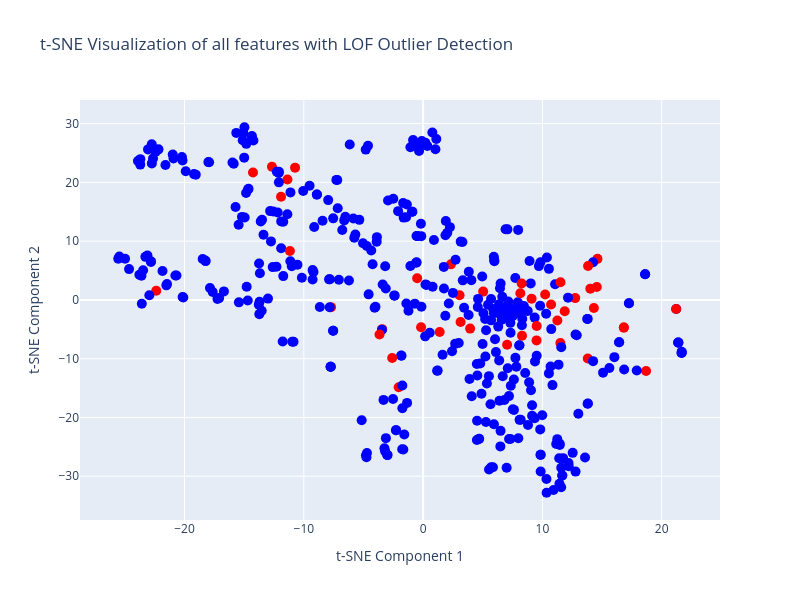

Notebook source saved alongside this figure:
### Code cell
from sklearn.manifold import TSNE
import plotly.graph_objects as go
import pandas as pd

# Dimensionality reduction using t-SNE
tsne = TSNE(n_components=2, random_state=42)
X_reduced = tsne.fit_transform(X_t)

# Prepare data for Plotly visualization
data = pd.DataFrame({
    "Component 1": X_reduced[:, 0],
    "Component 2": X_reduced[:, 1],
    "Feature": unique_features,
    "Outlier": ["Outlier" if pred == -1 else "Inlier" for pred in y_pred],
})

# Create a scatter plot with Plotly
fig = go.Figure()

# Add scatter points
fig.add_trace(go.Scatter(
    x=data["Component 1"],
    y=data["Component 2"],
    mode='markers',
    marker=dict(size=10, color=["red" if o == "Outlier" else "blue" for o in data["Outlier"]]),
    text=data["Feature"],  
    customdata=data["Outlier"],  # Inlier/Outlier status for hover
    hovertemplate="Feature: %{text}<br>Status: %{customdata}<extra></extra>"
))

# Update layout
fig.update_layout(
    title="t-SNE Visualization of all features with LOF Outlier Detection",
    xaxis_title="t-SNE Component 1",
    yaxis_title="t-SNE Component 2",
    width=800,
    height=600
)

# Show the plot
fig.show()

print(f"Number of outliers detected: {n_outliers}/{X.shape[1]}")

### Figure 1 — Plotly figure (JSON) as saved in the notebook; plotly's stock layout.template omitted (floating-point values rounded to 4 significant figures; data arrays with more than 128 entries replaced by an {"elided": "..."} marker saying what was removed)
{"data": [{"customdata": {"elided": "438 str values"}, "hovertemplate": "Feature: %{text}<br>Status: %{customdata}<extra></extra>", "marker": {"color": {"elided": "438 str values"}, "size": 10}, "mode": "markers", "text": {"elided": "438 str values"}, "type": "scatter", "x": {"elided": "438 float values"}, "y": {"elided": "438 float values"}}], "layout": {"height": 600, "title": {"text": "t-SNE Visualization of all features with LOF Outlier Detection"}, "width": 800, "xaxis": {"title": {"text": "t-SNE Component 1"}}, "yaxis": {"title": {"text": "t-SNE Component 2"}}}}
